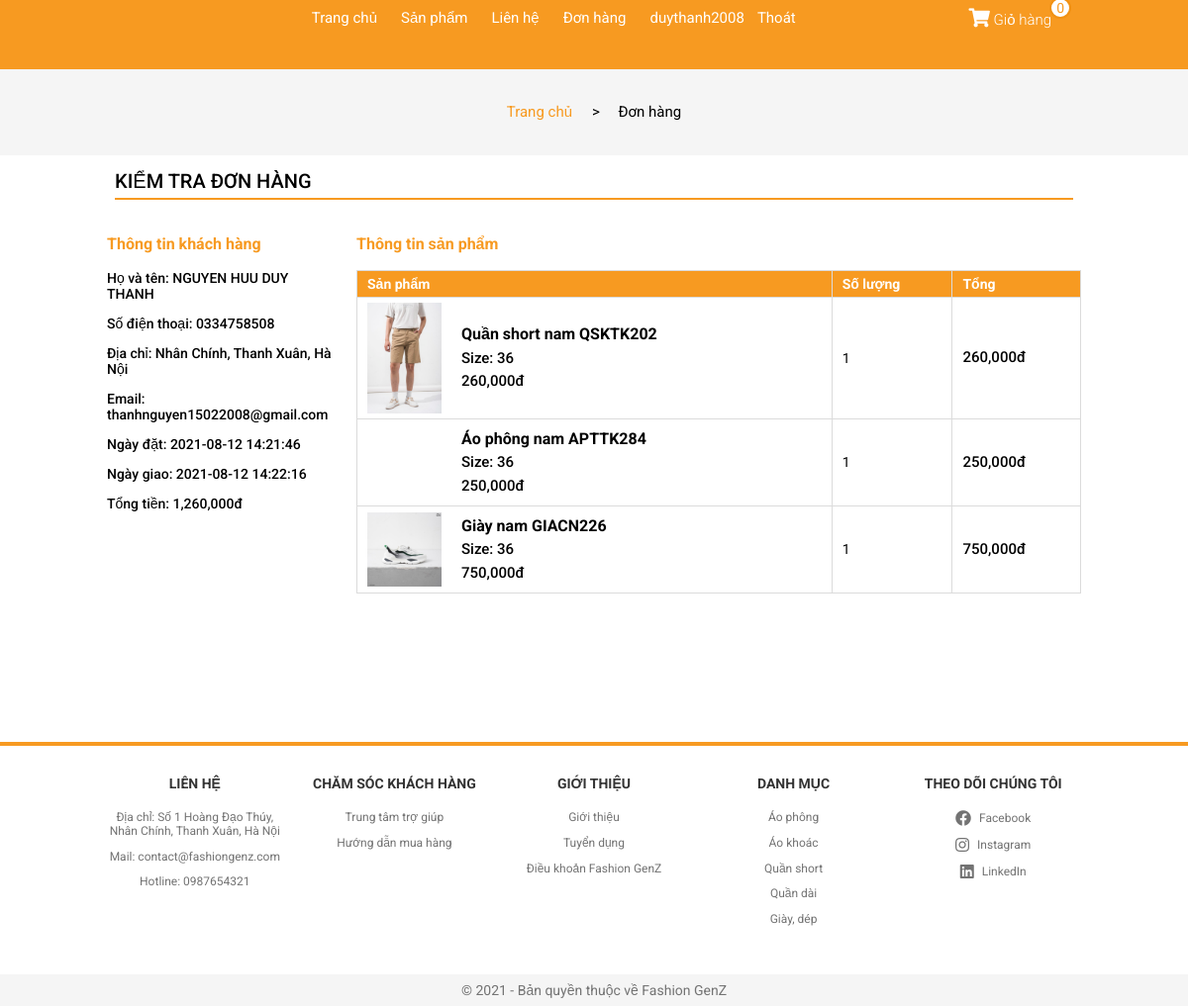
Page /?controller=chitietdonhang&id=409637 (signed in) on the committed database.
### tables this page shows
CREATE TABLE `user_info` (
  `id` int(11) NOT NULL,
  `username` varchar(50) DEFAULT NULL,
  `password` varchar(50) DEFAULT NULL,
  `fullname` varchar(100) DEFAULT NULL,
  `email` varchar(100) DEFAULT NULL,
  `phone` varchar(20) DEFAULT NULL,
  `address` varchar(200) DEFAULT NULL,
  `code` int(11) DEFAULT NULL
);

CREATE TABLE `user_order` (
  `id` int(11) NOT NULL,
  `fullname` varchar(100) DEFAULT NULL,
  `address` varchar(200) DEFAULT NULL,
  `email` varchar(100) DEFAULT NULL,
  `phone` varchar(20) DEFAULT NULL,
  `amount` int(11) DEFAULT NULL,
  `status` int(11) DEFAULT NULL,
  `time_order` datetime DEFAULT NULL,
  `time_delivered` datetime DEFAULT NULL,
  `user_id` int(11) DEFAULT NULL
);

CREATE TABLE `user_order_detail` (
  `id` int(11) NOT NULL,
  `order_id` int(11) DEFAULT NULL,
  `product_id` int(11) DEFAULT NULL,
  `qty` int(11) DEFAULT NULL,
  `price` int(11) DEFAULT NULL,
  `amount` int(11) DEFAULT NULL,
  `size` varchar(10) DEFAULT NULL
);

CREATE TABLE `product` (
  `id` int(11) NOT NULL,
  `name` varchar(200) DEFAULT NULL,
  `price` int(11) DEFAULT NULL,
  `image` varchar(200) DEFAULT NULL,
  `description` varchar(1000) DEFAULT NULL,
  `qty` int(11) DEFAULT NULL,
  `catalog` int(11) DEFAULT NULL,
  `total_rate` float DEFAULT NULL,
  `rate_times` int(11) DEFAULT NULL,
  `image2` varchar(200) DEFAULT NULL,
  `image3` varchar(200) DEFAULT NULL,
  `image4` varchar(200) DEFAULT NULL
);

### View/V-chitietdonhang.php (the view, shortened to what the rows shown need)
<!DOCTYPE html>
<html lang="en">
<head>
    <link rel="stylesheet" href="./Assets/Css/grid.css">
    <link rel="stylesheet" href="./Assets/Css/responsive.css">
    <link rel="stylesheet" href="./Assets/Css/main.css">
    <link rel="stylesheet" href="./Assets/Css/base.css">
    <link rel="stylesheet" href="https://cdnjs.cloudflare.com/ajax/libs/normalize/8.0.1/normalize.min.css" />
    <link rel="stylesheet" href="./Assets/Fonts/fontawesome-free-5.15.3-web/css/all.min.css">
</head>
<body>
        <div class="app">
            <header class="header">
                <div class="grid wide">
                    <nav class="header__navbar">
                        <ul class="header__navbar-list hide-on-mobile-tablet">
                            <li class="header__navbar-item">
                                <a href="?controller=trangchu" class="header__navbar-link">
                                    Trang chủ
                                </a>
                            </li>
                            <li class="header__navbar-item header__navbar-item-has-category">
                                <a href="?controller=sanpham" class="header__navbar-link">
                                    Sản phẩm
                                </a>
                            </li>
                            <li class="header__navbar-item">
                                <a href="?controller=lienhe" class="header__navbar-link">
                                    Liên hệ
                                </a>
                            </li>
                            <li class="header__navbar-item">
                                <a href="?controller=donhang" class="header__navbar-link">
                                    Đơn hàng
                                </a>
                            </li>
                            <?php
                                if(isset($_SESSION['customer']) && $_SESSION['customer'] != NULL){
                            ?>
                            <li class="header__navbar-item">
                               <a href="?controller=thongtinkhachhang" style="margin-left: 12px;
                                                  text-decoration: none;
                                                  padding: 0 6px;
                                                  font-size: 1.5rem;
                                                  color: var(--white-color);"> <?php echo $user[0]['username']?></a><a href="?controller=dangxuat" style="margin-left: 1px;" class="header__navbar-link">Thoát</a>
                            </li>
                            <?php } ?>
                        </ul>
                        <div class="header__navbar-cart">
                         <div class="header__navbar-cart-wrap">
                         <span class="header__navbar-cart-qty"><?php echo $_SESSION['qty'] ?></span>
                                <a href="?controller=giohang" class="header__navbar-cart-link">
                                    <i class="header__navbar-cart-icon fas fa-shopping-cart"></i>
                                    Giỏ hàng
                                </a>
                            </div>
                        </div>
                    </nav>
                </div>
            </header>
            <div class="content">
                <div class="account">
                    <div class="grid">
                        <div class="account__location">
                            <div>
                                <a class="accout__location-home" href="?controller=trangchu">Trang chủ</a>
                            </div>
                            <div>
                                <p class="accout__location-current"> > &nbsp;&nbsp;&nbsp; Đơn hàng</p>
                            </div>
                        </div>
                    </div>
                    <div class="grid wide">
                        <div class="row">
                            <div class="col l-12 m-12 c-12">
                            <div class="account__heading">Kiểm tra đơn hàng</div>
                                <div style="margin-top: 20px; margin-bottom: 50px;" class="row">
                                    <div class="col l-3 m-12 c-12">
                                        <div class="package__info-user">
                                            <h3 class="package__info-user-heading">Thông tin khách hàng</h3>
                                            <p class="package__info-user-show">Họ và tên: <?php echo $package[0]['fullname'] ?></p>
                                            <p class="package__info-user-show">Số điện thoại: <?php echo $package[0]['phone'] ?></p>
                                            <p class="package__info-user-show">Địa chỉ: <?php echo $package[0]['address'] ?></p>
                                            <p class="package__info-user-show">Email: <?php echo $package[0]['email'] ?></p>
                                            <p class="package__info-user-show">Ngày đặt: <?php echo $package[0]['time_order'] ?></p>
                                            <p class="package__info-user-show">Ngày giao: <?php echo $package[0]['time_delivered'] ?></p>
                                            <p class="package__info-user-show">Tổng tiền: <?php echo number_format($package[0]['amount']) ?>đ</p>
                                        </div>
                                    </div>
                                    <div class="col l-9 m-12m c-12">
                                        <h3 class="package__info-user-heading">Thông tin sản phẩm</h3>
                                        <div class="cart-table">
                                            <table>
                                                <thead>
                                                    <tr>
                                                        <th>Sản phẩm</th>
                                                        <th>Số lượng</th>
                                                        <th>Tổng</th>
                                                    </tr>
                                                </thead>
                                                <tbody>
                                                    <?php
                                                        foreach ($package_details as $key => $value){
                                                        $product_detail = $database->get('product',array('id'=>$value['product_id']));
                                                    ?>
                                                        <tr>
                                                            <td>
                                                                <div class="cart-product">
                                                                    <img src="<?php echo $product_detail[0]['image'] ?>" alt="" class="cart-product__img">
                                                                    <div class="cart-product__info">
                                                                        <p class="cart-product__info-name"><?php echo $product_detail[0]['name'] ?></p>
                                                                        <p class="cart-product__info-size">Size: <?php echo $value['size'] ?></p>
                                                                        <p class="cart-product__info-price"><?php echo number_format($value['price']) ?>đ</p>
                                                                    </div>
                                                                </div>
                                                            </td>
                                                            <td>
                                                                <div class="cart-product__qty">
                                                                    <p class="cart-product__qty-info"><?php echo $value['qty'] ?></p>
                                                                </div>
                                                            </td>
                                                            <td>
                                                                <p class="cart-product__total"><?php echo number_format($value['amount']) ?>đ</p>
                                                            </td>
                                                        </tr>
                                                    <?php } ?>
                                                </tbody>
                                            </table>
                                        </div>
                                    </div>
                                </div>
                            </div>
                        </div>
                    </div>
                </div>
            </div>
            <footer class="footer">
            <div class="grid wide footer__content">
                    <div class="row">
                        <div class="col l-2-4 m-4 c-6">
                            <h3 class="footer__heading">Liên hệ</h3>
                            <ul class="footer__list">
                                <li class="footer__list-item">
                                    <p class="footer__list-item-link">Địa chỉ: Số 1 Hoàng Đạo Thúy, Nhân Chính, Thanh Xuân, Hà Nội</p>
                                </li>
                                <li class="footer__list-item">
                                    <p class="footer__list-item-link">Mail: contact@fashiongenz.com</p>
                                </li>
                                <li class="footer__list-item">
                                    <p class="footer__list-item-link">Hotline: 0987654321</p>
                                </li>
                            </ul>
                        </div>
                        <div class="col l-2-4 m-4 c-6">
                            <h3 class="footer__heading">Chăm sóc khách hàng</h3>
                            <ul class="footer__list">
                                <li class="footer__list-item">
                                    <a href="#" class="footer__list-item-link">Trung tâm trợ giúp</a>
                                </li>
                                <li class="footer__list-item">
                                    <a href="#" class="footer__list-item-link">Hướng dẫn mua hàng</a>
                                </li>
                            </ul>
                        </div>
                        <div class="col l-2-4 m-4 c-6">
                            <h3 class="footer__heading">Giới thiệu</h3>
                            <ul class="footer__list">
                                <li class="footer__list-item">
                                    <a href="#" class="footer__list-item-link">Giới thiệu</a>
                                </li>
                                <li class="footer__list-item">
                                    <a href="#" class="footer__list-item-link">Tuyển dụng</a>
                                </li>
                                <li class="footer__list-item">
                                    <a href="#" class="footer__list-item-link">Điều khoản Fashion GenZ</a>
                                </li>
                            </ul>
                        </div>
                        <div class="col l-2-4 m-4 c-6">
                            <h3 class="footer__heading">Danh mục</h3>
                            <ul class="footer__list">
                                <li class="footer__list-item">
                                    <a href="#" class="footer__list-item-link">Áo phông</a>
                                </li>
                                <li class="footer__list-item">
                                    <a href="#" class="footer__list-item-link">Áo khoác</a>
                                </li>
                                <li class="footer__list-item">
                                    <a href="#" class="footer__list-item-link">Quần short</a>
                                </li>
                                <li class="footer__list-item">
                                    <a href="#" class="footer__list-item-link">Quần dài</a>
                                </li>
                                <li class="footer__list-item">
                                    <a href="#" class="footer__list-item-link">Giày, dép</a>
                                </li>
                            </ul>
                        </div>
                        <div class="col l-2-4 m-4 c-6">
                            <h3 class="footer__heading">Theo dõi chúng tôi</h3>
                            <ul class="footer__list">
                                <li class="footer__list-item">
                                    <a href="#" class="footer__list-item-link"><i class="footer__list-item-icon fab fa-facebook"></i> Facebook</a>
                                </li>
                                <li class="footer__list-item">
                                    <a href="#" class="footer__list-item-link"><i class="footer__list-item-icon fab fa-instagram"></i> Instagram</a>
                                </li>
                                <li class="footer__list-item">
                                    <a href="#" class="footer__list-item-link"><i class="footer__list-item-icon fab fa-linkedin"></i> LinkedIn</a>
                                </li>
                            </ul>
                        </div>
                    </div>
                </div>
                <div class="footer__copryright">
                    <div class="grid wide">
                        <div class="row">
                            <p class="footer__copryright-text">© 2021 - Bản quyền thuộc về Fashion GenZ</p>
                        </div>
                    </div>
                </div>
            </footer>
        </div>
</body>
</html>

### rows in the picture
user_info: username "duythanh2008"
user_order: fullname "NGUYEN HUU DUY THANH", phone "0334758508", address "Nhân Chính, Thanh Xuân, Hà Nội", email "thanhnguyen15022008@gmail.com", time_order "2021-08-12 14:21:46", time_delivered "2021-08-12 14:22:16", amount "1,260,000"
user_order_detail: product.image (picture), product.name "Quần short nam QSKTK202", size "36", price "260,000", qty "1", amount "260,000"
user_order_detail: product.name "Áo phông nam APTTK284", size "36", price "250,000", qty "1", amount "250,000"
user_order_detail: product.image (picture), product.name "Giày nam GIACN226", size "36", price "750,000", qty "1", amount "750,000"

### other values in the picture
$_SESSION['qty'] "0"
